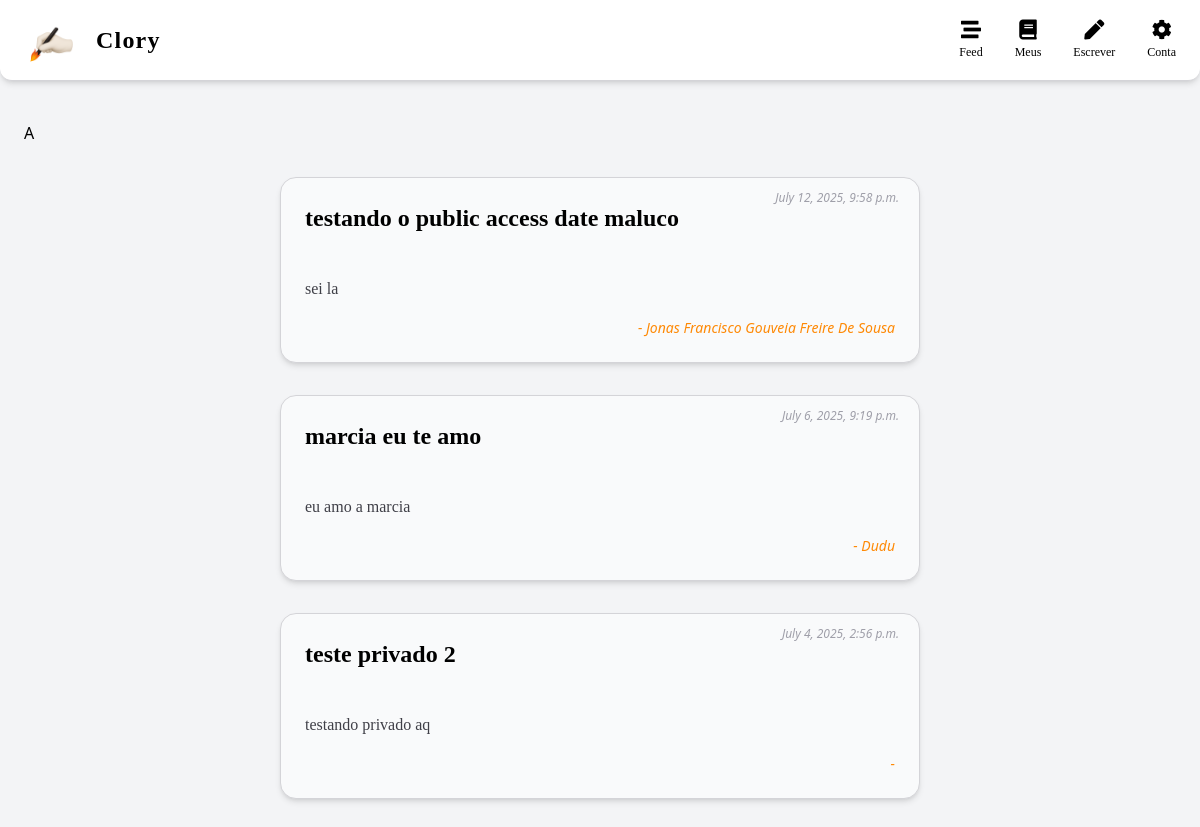
Page /feed/ (signed in) on the committed database.
### page/models.py (models this page shows, shortened)
class Page(models.Model):
    author = models.ForeignKey(CustomUser, null=True, on_delete=models.CASCADE)
    title = models.CharField(max_length=50)
    content = models.TextField(max_length=900)
    publication_date = models.DateTimeField(auto_now_add=True)
    public_access = models.BooleanField(default=False)
    public_access_date = models.DateField(blank=True, null=True)

### accounts/models.py (models this page shows, shortened)
class CustomUser(AbstractBaseUser, PermissionsMixin):
    email = models.EmailField(unique=True)
    myname = models.CharField(max_length=50)
    birthday = models.DateField(null=True)
    is_active = models.BooleanField(default=True)
    is_staff = models.BooleanField(default=False)
    objects = CustomUserManager()
    USERNAME_FIELD = 'email'
    REQUIRED_FIELDS = []

### page/views.py (the view)
# urls.py: path('feed/', post_feed, name='post_feed'),
def post_feed(request):
    posts = Page.objects.filter(public_access=True).order_by('-publication_date')
    return render(request, 'page/post_feed.html', {'posts': posts})

### page/templates/page/post_feed.html
{% extends "theme/base.html" %}
{% load static tailwind_tags %}
{% block content %}
<div class="max-w-2xl mx-auto px-4 py-8 space-y-8">
  {% for page in posts %}
  <div class="bg-gray-50 border border-zinc-300 rounded-2xl shadow-md p-6 space-y-4 relative">
    <div class="absolute top-3 right-5 text-xs text-zinc-400 italic">
      {{ page.publication_date }}
    </div>
    <h2 class="text-2xl font-serif font-bold text-black">
      {{ page.title }}
    </h2>
    <p class="text-base text-zinc-700 leading-relaxed whitespace-pre-line font-[Georgia]">
      {{ page.content }}
    </p>
    <div class="text-right text-sm italic text-orange-400 mt-4">
      - {{ page.author.myname | title }}
    </div>
  </div>
  {% endfor %}
</div>
{% endblock content %}

### rows in the picture
Page: publication_date "July 12, 2025, 9:58 p.m.", title "testando o public access date maluco", content "sei la", author.myname "Jonas Francisco Gouveia Freire De Sousa"
Page: publication_date "July 6, 2025, 9:19 p.m.", title "marcia eu te amo", content "eu amo a marcia", author.myname "Dudu"
Page: publication_date "July 4, 2025, 2:56 p.m.", title "teste privado 2", content "testando privado aq"
